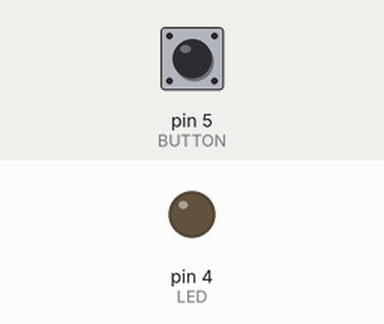
Recording of a sketch running on a simulated Arduino Uno, built with avr-gcc and run on an emulated ATmega328P. Shown: output pins drawn as LEDs (lit = HIGH). Inputs (shaded band) come from the test bench; at power-on: pin 5 (BUTTON) LOW.

Above: at 1.2 s.
1.3 s: pin 5 (BUTTON) pulled HIGH for 0.15 s
At 1.37 s:
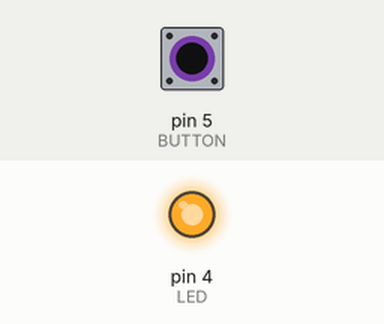
2.9 s: pin 5 (BUTTON) pulled HIGH for 3.2 s
At 7.1 s:
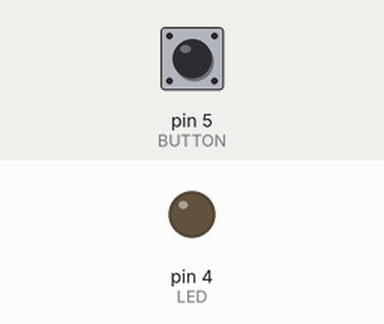
Timing chart, 0 to 8.6 s (numbered marks = the images above; inputs shaded):
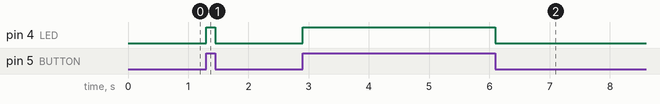

The sketch:

HW2.ino
```cpp
#define BUTTON 5 // for GPIO 5
#define LED 4 // for GPIO 4

int buttonState = 0;

void setup() {
  // initialize the LED pin as an output:
  Serial.begin(9600);
  pinMode(BUTTON, INPUT);
  pinMode(LED, OUTPUT);
}

void loop() {
  buttonState = digitalRead(BUTTON);
  if(buttonState == HIGH){
    digitalWrite(LED, HIGH);
  }
  if(buttonState == LOW){
    digitalWrite(LED, LOW);
  }

}
```

Measured:
- after the input at 1.3 s, pin 4 (LED): LOW → HIGH at once, → LOW 0.15 s later
- after the input at 2.9 s, pin 4 (LED): LOW → HIGH at once, → LOW 3.2 s later
